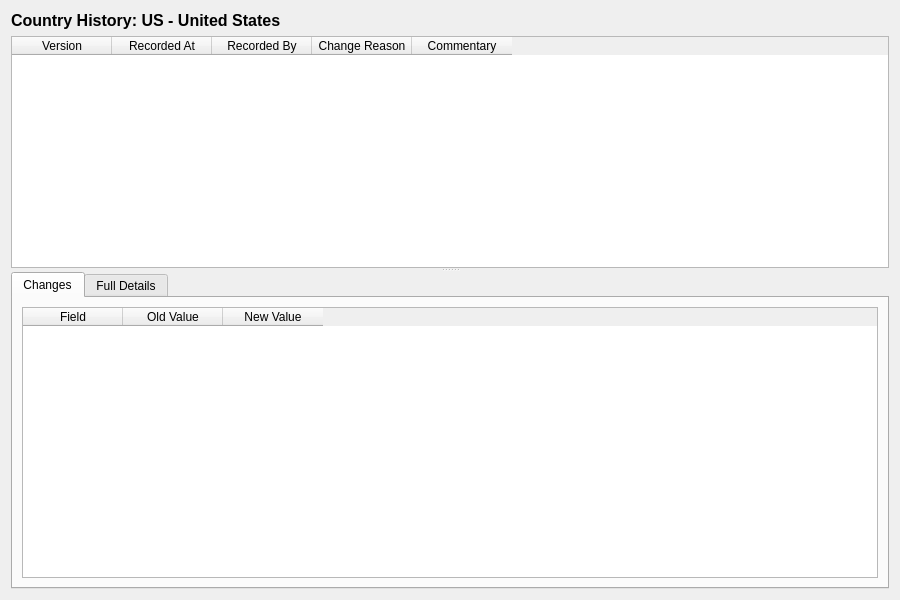
<?xml version="1.0" encoding="UTF-8"?>
<ui version="4.0">
 <class>CountryHistoryDialog</class>
 <widget class="QWidget" name="CountryHistoryDialog">
  <property name="geometry">
   <rect>
    <x>0</x>
    <y>0</y>
    <width>900</width>
    <height>600</height>
   </rect>
  </property>
  <property name="windowTitle">
   <string>Country History</string>
  </property>
  <layout class="QVBoxLayout" name="verticalLayout">
   <item>
    <widget class="QLabel" name="titleLabel">
     <property name="font">
      <font>
       <pointsize>12</pointsize>
       <bold>true</bold>
      </font>
     </property>
     <property name="text">
      <string>Country History: US - United States</string>
     </property>
    </widget>
   </item>
   <item>
    <widget class="QSplitter" name="splitter">
     <property name="orientation">
      <enum>Qt::Vertical</enum>
     </property>
     <widget class="QTableWidget" name="versionListWidget">
      <property name="minimumHeight">
       <number>150</number>
      </property>
      <property name="maximumHeight">
       <number>250</number>
      </property>
      <property name="alternatingRowColors">
       <bool>true</bool>
      </property>
      <property name="editTriggers">
       <set>QAbstractItemView::NoEditTriggers</set>
      </property>
      <property name="selectionMode">
       <enum>QAbstractItemView::SingleSelection</enum>
      </property>
      <property name="selectionBehavior">
       <enum>QAbstractItemView::SelectRows</enum>
      </property>
      <column>
       <property name="text">
        <string>Version</string>
       </property>
      </column>
      <column>
       <property name="text">
        <string>Recorded At</string>
       </property>
      </column>
      <column>
       <property name="text">
        <string>Recorded By</string>
       </property>
      </column>
      <column>
       <property name="text">
        <string>Change Reason</string>
       </property>
      </column>
      <column>
       <property name="text">
        <string>Commentary</string>
       </property>
      </column>
     </widget>
     <widget class="QWidget" name="detailWidget">
      <layout class="QVBoxLayout" name="detailLayout">
       <property name="leftMargin">
        <number>0</number>
       </property>
       <property name="topMargin">
        <number>0</number>
       </property>
       <property name="rightMargin">
        <number>0</number>
       </property>
       <property name="bottomMargin">
        <number>0</number>
       </property>
       <item>
        <widget class="QTabWidget" name="tabWidget">
         <property name="currentIndex">
          <number>0</number>
         </property>
         <widget class="QWidget" name="changesTab">
          <attribute name="title">
           <string>Changes</string>
          </attribute>
          <layout class="QVBoxLayout" name="changesTabLayout">
           <item>
            <widget class="QTableWidget" name="changesTableWidget">
             <property name="editTriggers">
              <set>QAbstractItemView::NoEditTriggers</set>
             </property>
             <property name="alternatingRowColors">
              <bool>true</bool>
             </property>
             <property name="selectionMode">
              <enum>QAbstractItemView::SingleSelection</enum>
             </property>
             <property name="selectionBehavior">
              <enum>QAbstractItemView::SelectRows</enum>
             </property>
             <column>
              <property name="text">
               <string>Field</string>
              </property>
             </column>
             <column>
              <property name="text">
               <string>Old Value</string>
              </property>
             </column>
             <column>
              <property name="text">
               <string>New Value</string>
              </property>
             </column>
            </widget>
           </item>
          </layout>
         </widget>
         <widget class="QWidget" name="fullDetailsTab">
          <attribute name="title">
           <string>Full Details</string>
          </attribute>
          <layout class="QVBoxLayout" name="fullDetailsTabLayout">
           <item>
            <widget class="QScrollArea" name="scrollArea">
             <property name="widgetResizable">
              <bool>true</bool>
             </property>
             <widget class="QWidget" name="scrollAreaWidgetContents">
              <property name="geometry">
               <rect>
                <x>0</x>
                <y>0</y>
                <width>560</width>
                <height>450</height>
               </rect>
              </property>
              <layout class="QFormLayout" name="formLayout">
               <item row="0" column="0">
                <widget class="QLabel" name="alpha2CodeLabel">
                 <property name="text">
                  <string>Alpha-2 Code:</string>
                 </property>
                </widget>
               </item>
               <item row="0" column="1">
                <widget class="QLabel" name="alpha2CodeValue">
                 <property name="text">
                  <string/>
                 </property>
                </widget>
               </item>
               <item row="1" column="0">
                <widget class="QLabel" name="alpha3CodeLabel">
                 <property name="text">
                  <string>Alpha-3 Code:</string>
                 </property>
                </widget>
               </item>
               <item row="1" column="1">
                <widget class="QLabel" name="alpha3CodeValue">
                 <property name="text">
                  <string/>
                 </property>
                </widget>
               </item>
               <item row="2" column="0">
                <widget class="QLabel" name="numericCodeLabel">
                 <property name="text">
                  <string>Numeric Code:</string>
                 </property>
                </widget>
               </item>
               <item row="2" column="1">
                <widget class="QLabel" name="numericCodeValue">
                 <property name="text">
                  <string/>
                 </property>
                </widget>
               </item>
               <item row="3" column="0">
                <widget class="QLabel" name="nameLabel">
                 <property name="text">
                  <string>Name:</string>
                 </property>
                </widget>
               </item>
               <item row="3" column="1">
                <widget class="QLabel" name="nameValue">
                 <property name="text">
                  <string/>
                 </property>
                </widget>
               </item>
               <item row="4" column="0">
                <widget class="QLabel" name="officialNameLabel">
                 <property name="text">
                  <string>Official Name:</string>
                 </property>
                </widget>
               </item>
               <item row="4" column="1">
                <widget class="QLabel" name="officialNameValue">
                 <property name="text">
                  <string/>
                 </property>
                </widget>
               </item>
               <item row="5" column="0">
                <widget class="QLabel" name="versionNumberLabel">
                 <property name="text">
                  <string>Version:</string>
                 </property>
                </widget>
               </item>
               <item row="5" column="1">
                <widget class="QLabel" name="versionNumberValue">
                 <property name="text">
                  <string/>
                 </property>
                </widget>
               </item>
               <item row="6" column="0">
                <widget class="QLabel" name="recordedByLabel">
                 <property name="text">
                  <string>Recorded By:</string>
                 </property>
                </widget>
               </item>
               <item row="6" column="1">
                <widget class="QLabel" name="recordedByValue">
                 <property name="text">
                  <string/>
                 </property>
                </widget>
               </item>
               <item row="7" column="0">
                <widget class="QLabel" name="recordedAtLabel">
                 <property name="text">
                  <string>Recorded At:</string>
                 </property>
                </widget>
               </item>
               <item row="7" column="1">
                <widget class="QLabel" name="recordedAtValue">
                 <property name="text">
                  <string/>
                 </property>
                </widget>
               </item>
               <item row="8" column="0">
                <widget class="QLabel" name="changeReasonLabel">
                 <property name="text">
                  <string>Change Reason:</string>
                 </property>
                </widget>
               </item>
               <item row="8" column="1">
                <widget class="QLabel" name="changeReasonValue">
                 <property name="text">
                  <string/>
                 </property>
                </widget>
               </item>
               <item row="9" column="0">
                <widget class="QLabel" name="changeCommentaryLabel">
                 <property name="text">
                  <string>Commentary:</string>
                 </property>
                </widget>
               </item>
               <item row="9" column="1">
                <widget class="QLabel" name="changeCommentaryValue">
                 <property name="text">
                  <string/>
                 </property>
                 <property name="wordWrap">
                  <bool>true</bool>
                 </property>
                </widget>
               </item>
              </layout>
             </widget>
            </widget>
           </item>
          </layout>
         </widget>
        </widget>
       </item>
      </layout>
     </widget>
    </widget>
   </item>
  </layout>
 </widget>
 <resources/>
 <connections/>
</ui>
